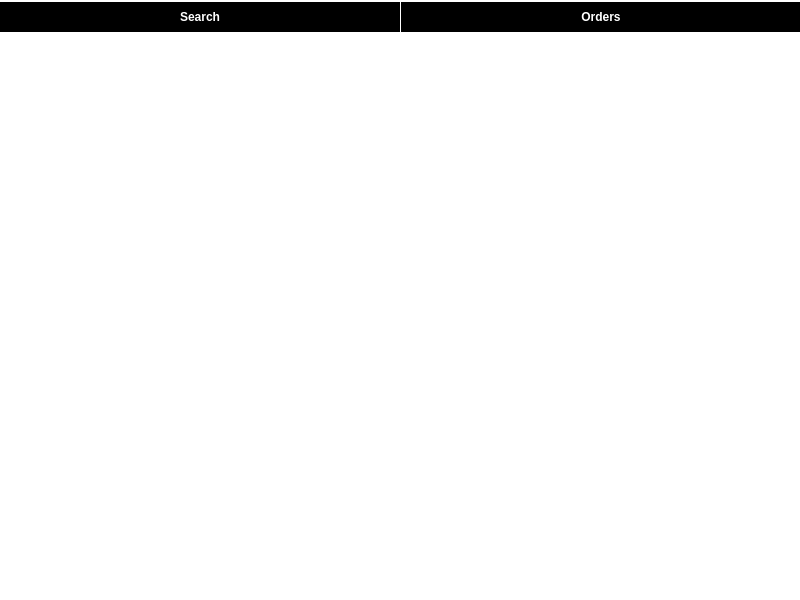
<?xml version="1.0" encoding="UTF-8"?>
<ui version="4.0">
 <class>MainWindow</class>
 <widget class="QMainWindow" name="MainWindow">
  <property name="geometry">
   <rect>
    <x>0</x>
    <y>0</y>
    <width>800</width>
    <height>600</height>
   </rect>
  </property>
  <property name="minimumSize">
   <size>
    <width>800</width>
    <height>600</height>
   </size>
  </property>
  <property name="maximumSize">
   <size>
    <width>800</width>
    <height>600</height>
   </size>
  </property>
  <property name="font">
   <font>
    <family>Lato</family>
    <pointsize>12</pointsize>
   </font>
  </property>
  <property name="windowTitle">
   <string>MainWindow</string>
  </property>
  <property name="styleSheet">
   <string notr="true">background-color: white;</string>
  </property>
  <widget class="QWidget" name="centralwidget">
   <widget class="QWidget" name="horizontalLayoutWidget">
    <property name="geometry">
     <rect>
      <x>0</x>
      <y>0</y>
      <width>801</width>
      <height>34</height>
     </rect>
    </property>
    <layout class="QGridLayout" name="gridLayout">
     <property name="horizontalSpacing">
      <number>1</number>
     </property>
     <item row="0" column="0">
      <widget class="QPushButton" name="pushButton">
       <property name="font">
        <font>
         <bold>true</bold>
        </font>
       </property>
       <property name="styleSheet">
        <string notr="true">border: 8px solid ;
background-color: black;
color:white;</string>
       </property>
       <property name="text">
        <string>Search</string>
       </property>
      </widget>
     </item>
     <item row="0" column="1">
      <widget class="QPushButton" name="pushButton_2">
       <property name="font">
        <font>
         <bold>true</bold>
        </font>
       </property>
       <property name="styleSheet">
        <string notr="true">border: 8px solid ;
background-color: black;
color: white;</string>
       </property>
       <property name="text">
        <string>Orders</string>
       </property>
      </widget>
     </item>
    </layout>
   </widget>
  </widget>
  <widget class="QStatusBar" name="statusbar"/>
  <action name="actionhello">
   <property name="text">
    <string>hello</string>
   </property>
  </action>
 </widget>
 <resources/>
 <connections/>
</ui>
